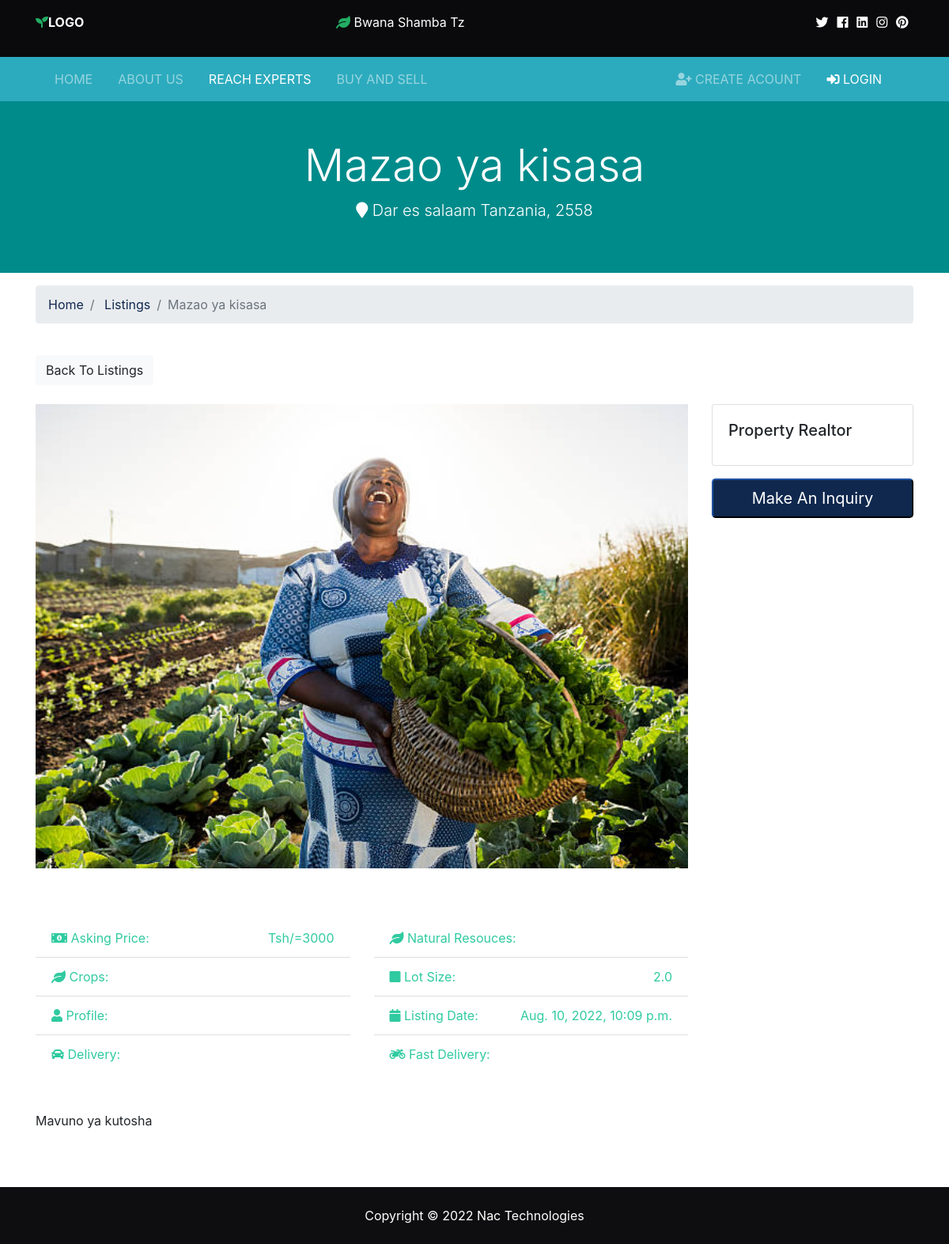
The app's page /listings/2 with its own data.
### listings/models.py (models this page shows, shortened)
class Listing(models.Model):
    customer= models.ForeignKey(customer, on_delete=models.DO_NOTHING)
    title = models.CharField(max_length=200)
    address = models.CharField(max_length=200)
    city = models.CharField(max_length=100)
    state = models.CharField(max_length=100)
    zipcode = models.CharField(max_length=20)
    description = models.TextField(blank=True)
    price = models.CharField( max_length = 200)
    lot_size = models.DecimalField(max_digits=5, decimal_places=1)
    photo_main = models.ImageField(upload_to='photos/%Y/%m/%d/')
    is_published = models.BooleanField(default=True)
    list_date = models.DateTimeField(default=datetime.now, blank=True)

### listings/views.py (the view)
# urls.py: path('<int:listing_id>', views.listing, name='listing'),
def listing(request, listing_id):
    listing = get_object_or_404(Listing, pk=listing_id)
    context = {
        'listing': listing
    }
    return render(request, 'listings/listing.html', context)

### templates/listings/listing.html (shortened to what this page needs)
{% extends 'base.html' %}
{% block content %}
<section id="" class="py-5 text-white" style="background-color:rgb(0, 139, 139);">
        <div class="container">
          <div class="row text-center">
            <div class="col-md-12">
              <h1 class="display-4">{{ listing.title }}</h1>
              <p class="lead">
                <i class="fas fa-map-marker"></i> {{ listing.city }} {{ listing.state }}, {{ listing.zipcode }}</p>
            </div>
          </div>
        </div>
      </section>
      <section id="bc" class="mt-3">
        <div class="container">
          <nav>
            <ol class="breadcrumb">
              <li class="breadcrumb-item">
                <a href="{% url 'index' %}">Home</a>
              </li>
              <li class="breadcrumb-item">
                <a href="{% url 'listings' %}">Listings</a>
              </li>
              <li class="breadcrumb-item active">{{ listing.title }}</li>
            </ol>
          </nav>
        </div>
      </section>
      <section id="listing" class="py-4">
        <div class="container">
          <a href="{% url 'listings' %}" class="btn btn-light mb-4">Back To Listings</a>
          <div class="row">
            <div class="col-md-9">
              <img src="{{ listing.photo_main.url }}" alt="" class="img-main img-fluid mb-3">
              <div class="row mb-5 fields">
                <div class="col-md-6">
                  <ul class="list-group list-group-flush">
                    <li class="list-group-item text-secondary">
                      <i class="fas fa-money-bill-alt"></i> Asking Price:
                      <span class="float-right">Tsh/={{ listing.price}}</span>
                    </li>
                    <li class="list-group-item text-secondary">
                      <i class="fas fa-leaf"></i> Crops:
                    </li>
                    <li class="list-group-item text-secondary">
                      <i class="fas fa-user"></i> Profile:
                    </li>
                    <li class="list-group-item text-secondary">
                      <i class="fas fa-car"></i> Delivery:
                    </li>
                  </ul>
                </div>
                <div class="col-md-6">
                  <ul class="list-group list-group-flush">
                    <li class="list-group-item text-secondary">
                      <i class="fas fa-leaf"></i> Natural Resouces:
                    </li>
                    <li class="list-group-item text-secondary">
                      <i class="fas fa-square"></i> Lot Size:
                      <span class="float-right">{{ listing.lot_size }}
                      </span>
                    </li>
                    <li class="list-group-item text-secondary">
                      <i class="fas fa-calendar"></i> Listing Date:
                      <span class="float-right">{{ listing.list_date }}</span>
                    </li>
                    <li class="list-group-item text-secondary">
                      <i class="fas fa-motorcycle"></i> Fast Delivery:
                    </li>
                  </ul>
                </div>
              </div>
              <div class="row mb-5">
                <div class="col-md-12">
                    {{ listing.description }}
                </div>
              </div>
            </div>
            <div class="col-md-3">
              <div class="card mb-3">
                <div class="card-body">
                  <h5 class="card-title">Property Realtor</h5>
                </div>
              </div>
              <button class="btn-primary btn-block btn-lg" data-toggle="modal" data-target="#inquiryModal">Make An Inquiry</button>
            </div>
          </div>
        </div>
      </section>
{% endblock %}

### bwanashamba/static/css/all.css (style rules this page uses)
.fa, .fas, .far, .fal, .fab { -moz-osx-font-smoothing: grayscale; -webkit-font-smoothing: antialiased; display: inline-block; font-style: normal; font-variant: normal; text-rendering: auto; line-height: 1; }
.fa-calendar:before { content: "\f133"; }
.fa-car:before { content: "\f1b9"; }
.fa-leaf:before { content: "\f06c"; }
.fa-map-marker:before { content: "\f041"; }
.fa-money-bill-alt:before { content: "\f3d1"; }
.fa-motorcycle:before { content: "\f21c"; }
.fa-square:before { content: "\f0c8"; }
.fa-user:before { content: "\f007"; }
.fa, .fas { font-family: 'Font Awesome 5 Free'; font-weight: 900; }

### bwanashamba/static/css/style.css (style rules this page uses)
img { width: 100%; }

### records on screen
Listing: title "Mazao ya kisasa", city "Dar es salaam", state "Tanzania", zipcode "2558", photo_main (picture), price "3000", lot_size "2.0", list_date "Aug. 10, 2022, 10:09 p.m.", description "Mavuno ya kutosha"
